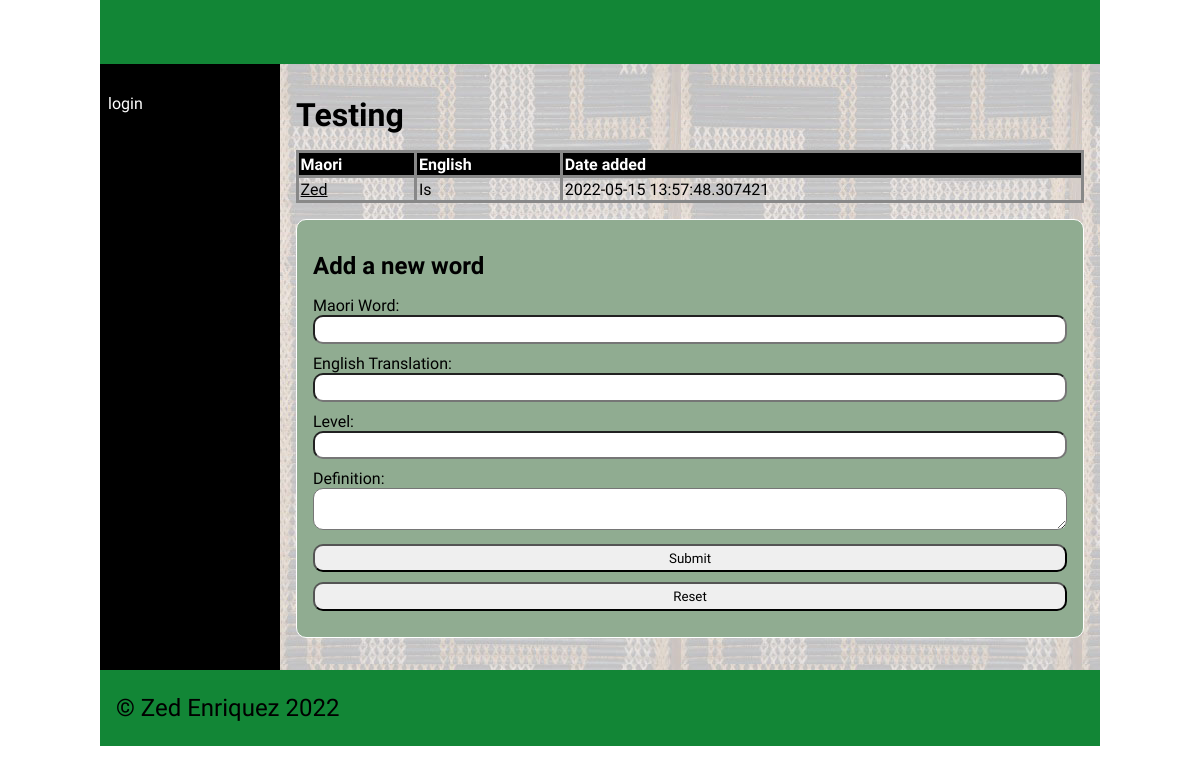
Before: /category/18 with the older database file.
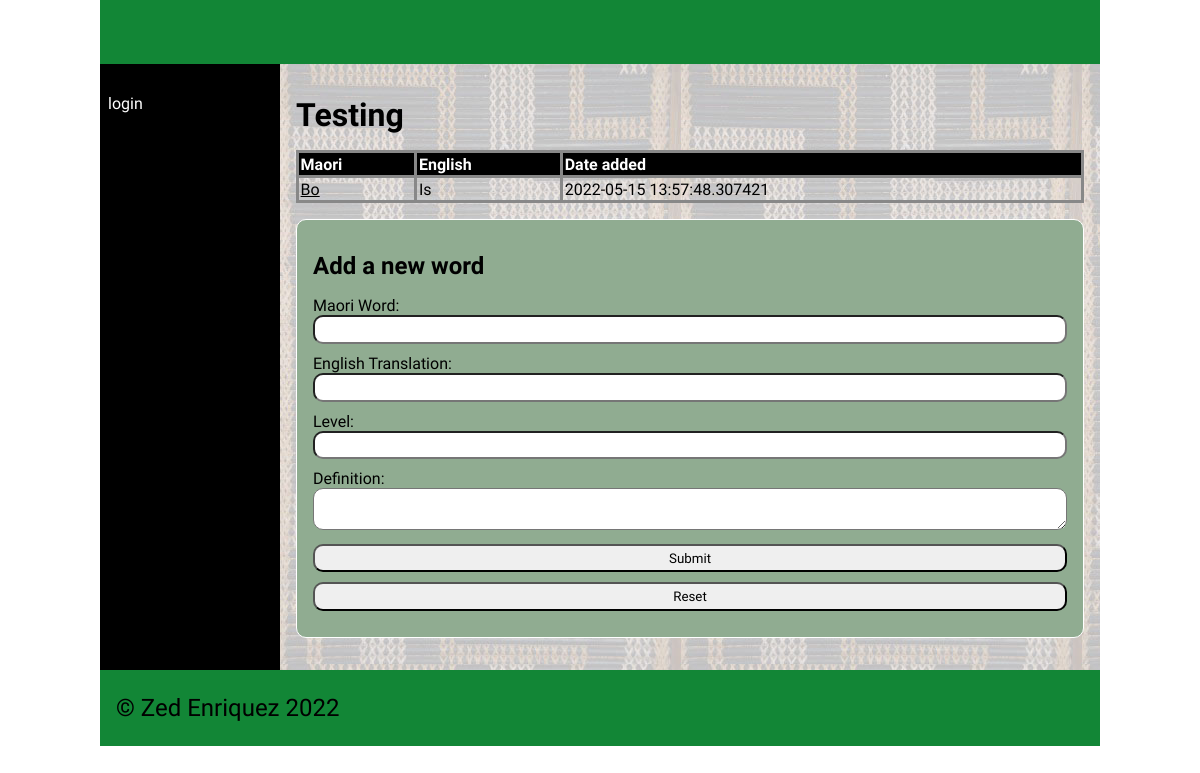
After: the same page with the newer database file.
### tables this page shows
CREATE TABLE "dictionary"
(
    id         integer
        constraint dictionary_pk
            primary key autoincrement,
    Maori      varchar(30),
    English    varchar(30),
    cat_id     integer
        references categories
            on delete cascade,
    Definition varchar(80),
    Level      integer,
    Image      varchar(60),
    Date       datetime,
    User_id    integer
        constraint dictionary_users_id_fk
            references users
);

### app.py (the view, shortened to what this page needs)
@app.route('/category/<cat_id>', methods=["GET", "POST"])
def render_category_page(cat_id):
    return render_template('category.html', contents=dictionary_data(), categories_obtained=categories(),
                           cat_id=int(cat_id), logged_in=is_logged_in(),
                           teacher_perm=is_teacher())

### app.py (called while the page is built)
def create_connection(db_file):
    try:
        connection = sqlite3.connect(db_file)
        connection.execute('pragma foreign_keys=ON')
        return connection
    except Error as e:
        print(e)
    return None

def categories():
    query = "SELECT id, category_name FROM categories"
    con = create_connection(DATABASE)
    cur = con.cursor()
    cur.execute(query)
    category_list = cur.fetchall()
    con.close()
    return category_list

def dictionary_data():
    con = create_connection(DATABASE)
    query = "SELECT id, Maori, English, cat_id, Definition, Level, Image, Date, User_id FROM dictionary "
    cur = con.cursor()
    cur.execute(query,)
    contents = cur.fetchall()
    con.close()
    return contents

def is_logged_in():
    if session.get("email") is None:
        print("not logged in")
        return False
    else:
        print("logged in")
        return True

def is_teacher():
    if session.get("teacher") == 0:
        print("A teacher isn't logged in")
        return False
    else:
        print("A Teacher is logged in")
        return True

### templates/category.html (shortened to what this page needs)
{% extends "base.html" %}
{% block main %}
    <table>
        <h1>{{ categories_obtained[cat_id - 1][1] }}</h1>
        <tr>
            <th>Maori</th>
            <th>English</th>
            <th>Date added</th>
        </tr>
        <tbody>
            {% for content in contents %}
                {% if content[3] == cat_id %}
                    <tr>
                        <td><a href="/word/{{ content[0] }}">{{ content[1] }}</a></td>
                        <td>{{ content[2] }}</td>
                        <td>{{ content[7] }}</td>
                    </tr>
                {% endif %}
            {% endfor %}
        </tbody>
    </table>
    {% if teacher_perm %}
    <form class="dataForm" method="POST">
    <h2>Add a new word </h2>
        <div class = "form-group">
            <div class="form-label">Maori Word:</div>
            <div class="form-element"><input id="maori" name="maori" type="text" required></div>
        </div>
        <div class = "form-group">
            <div class="form-label">English Translation:</div>
            <div class="form-element"><input id="english" name="english" type="text" required></div>
        </div>
        <div class = "form-group">
            <div class="form-label">Level:</div>
            <div class="form-element"><input id="level" name="level" type="text" required></div>
        </div>
        <div class = "form-group">
            <div class="form-label">Definition:</div>
            <div class="form-element"><textarea id="definition" name="definition" type="text" required></textarea></div>
        </div>
        <div class="button-group">
            <input type="submit" value="Submit">
            <input type="reset" value="Reset">
        </div>
    </form>
    {% endif %}
{% endblock %}

Changed rows visible on the page:
changed dictionary "Is": Maori "Zed" → "Bo"
